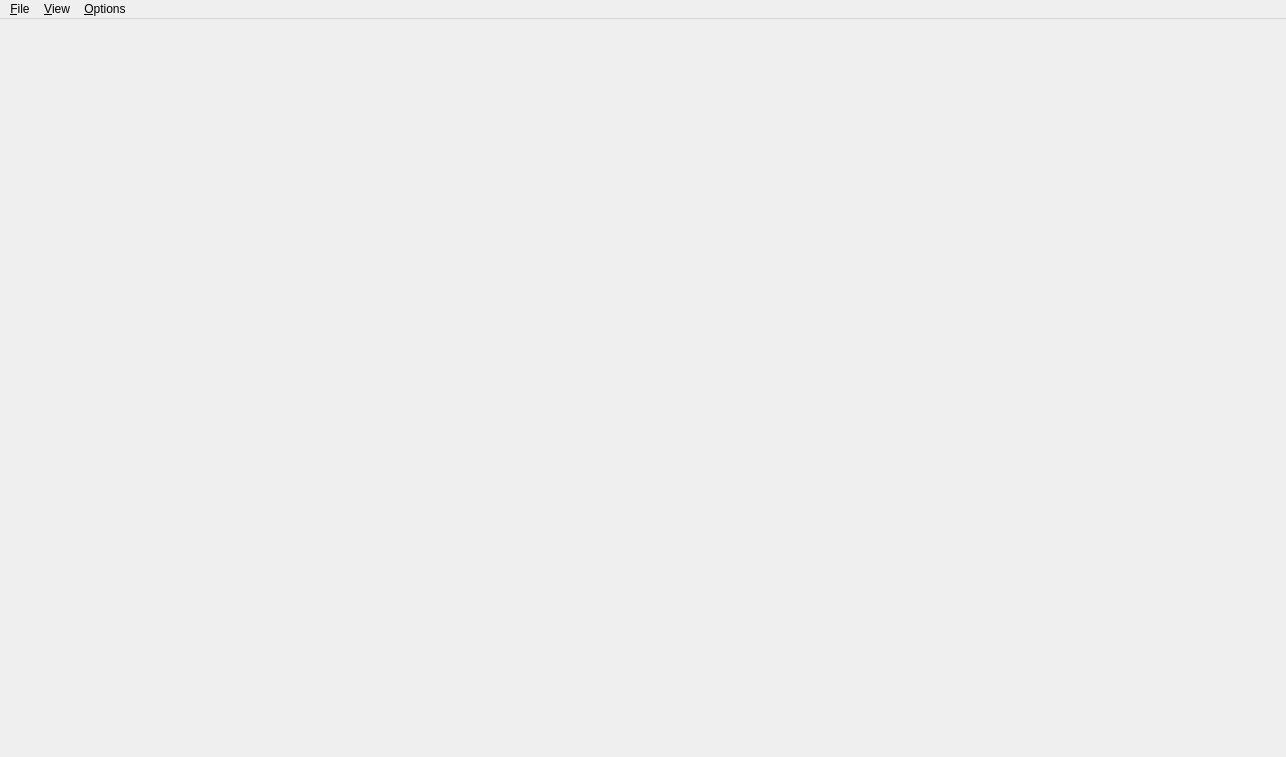
<?xml version="1.0" encoding="UTF-8"?>
<ui version="4.0">
 <class>MainWindow</class>
 <widget class="QMainWindow" name="MainWindow">
  <property name="geometry">
   <rect>
    <x>0</x>
    <y>0</y>
    <width>1286</width>
    <height>757</height>
   </rect>
  </property>
  <property name="acceptDrops">
   <bool>true</bool>
  </property>
  <property name="windowTitle">
   <string>Cutelooker</string>
  </property>
  <property name="windowIcon">
   <iconset resource="resource.qrc">
    <normaloff>:/images/Cutelooker.png</normaloff>:/images/Cutelooker.png</iconset>
  </property>
  <widget class="QWidget" name="centralwidget">
   <layout class="QVBoxLayout" name="verticalLayout"/>
  </widget>
  <widget class="QMenuBar" name="menubar">
   <property name="geometry">
    <rect>
     <x>0</x>
     <y>0</y>
     <width>1286</width>
     <height>21</height>
    </rect>
   </property>
   <widget class="QMenu" name="menu_File">
    <property name="title">
     <string>&amp;File</string>
    </property>
    <addaction name="actionLoad_JSON"/>
    <addaction name="actionLoad_Log_JSON"/>
   </widget>
   <widget class="QMenu" name="menuView">
    <property name="title">
     <string>&amp;View</string>
    </property>
    <addaction name="action_Log"/>
    <addaction name="actionInformation"/>
   </widget>
   <widget class="QMenu" name="menu_Options">
    <property name="title">
     <string>&amp;Options</string>
    </property>
    <addaction name="actionPlot_pagefile"/>
   </widget>
   <addaction name="menu_File"/>
   <addaction name="menuView"/>
   <addaction name="menu_Options"/>
  </widget>
  <action name="actionLoad_JSON">
   <property name="text">
    <string>Load &amp;Data</string>
   </property>
  </action>
  <action name="actionLoad_Log_JSON">
   <property name="enabled">
    <bool>false</bool>
   </property>
   <property name="text">
    <string>Load &amp;Log</string>
   </property>
  </action>
  <action name="action_Log">
   <property name="enabled">
    <bool>false</bool>
   </property>
   <property name="text">
    <string>&amp;Log</string>
   </property>
  </action>
  <action name="actionInformation">
   <property name="checkable">
    <bool>false</bool>
   </property>
   <property name="enabled">
    <bool>false</bool>
   </property>
   <property name="text">
    <string>Information</string>
   </property>
  </action>
  <action name="actionPlot_pagefile">
   <property name="checkable">
    <bool>true</bool>
   </property>
   <property name="text">
    <string>Plot &amp;pagefile</string>
   </property>
  </action>
 </widget>
 <resources>
  <include location="resource.qrc"/>
 </resources>
 <connections/>
</ui>
